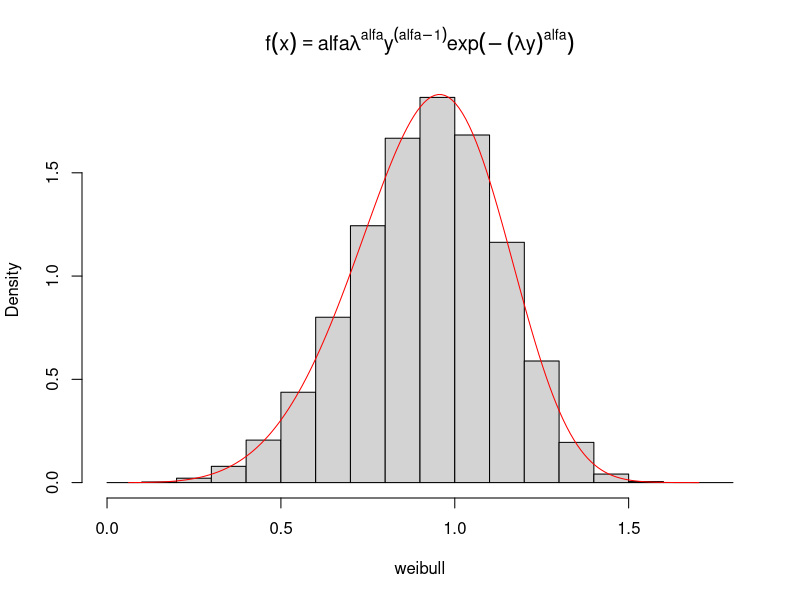
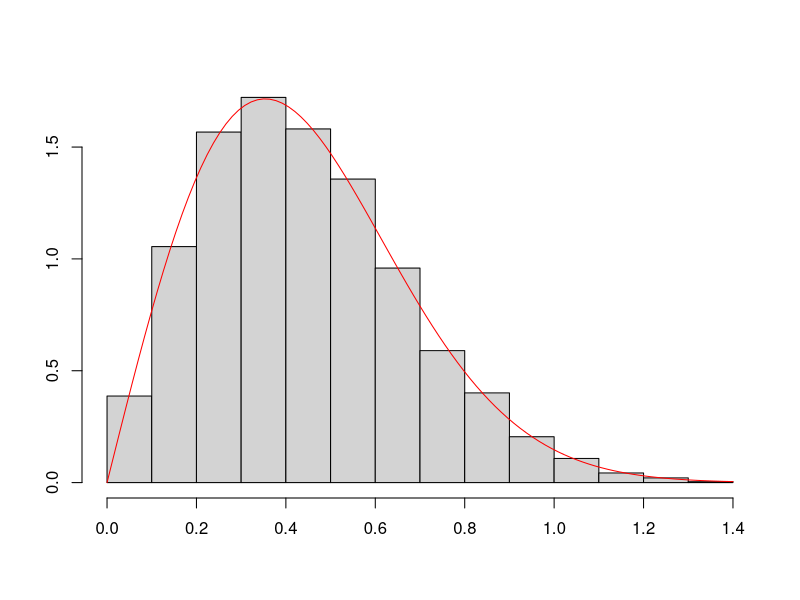

These charts were generated, in order, by the following R code:
################################################################################
#6) DISTRIBUCION WEIBULL CON SU INVERSA
################################################################################
#PRIMERA FORMA
potencia.3 <- function(w){
  return(sign(w) * abs(w)**(1/5))# alfa
} 
inv.weibull <-function(n,alfa,lambda){
  u<- runif(n)
  L<- 1/lambda
  x<- L*potencia.3(-log(u))
  x <- x[x != Inf & x != -Inf]
  x <- x[x>= 0]
} 
weibull <- inv.weibull(n = 10^6, alfa = 5,lambda = 1)
################################################################################
lambda<- 1 
alfa <- 5
hist(weibull, prob = TRUE, main = expression(f(x) == alfa * lambda^alfa * y^(alfa - 1) * exp(-(lambda * y)^alfa) ) ) 
y <- seq(min(weibull), max(weibull), 0.01)
lines(y , alfa * lambda^ alfa * y^(alfa - 1) * exp(-(lambda * y)^alfa),col="red")
# densidad de la curva f(x)
#Prueba Analitica(kolmogorov-Smirlov)
ks.test(weibull, "pweibull", shape = 5, scale = 1)
#p.value>0.05 No rechazar H0:(sigue la misma distribucion normal)
################################################################################
#EJEMPLO PARACTICO: 

#Usando el método de la inversa, cree una R función que permita crear números
#provenientes de esta distribución.
############f(x) = (k/lambda)((x/lambda)^(k-1))(e^(-(x/lambda)^k))##############
aweibull <- function(n, k, lambda){
  u <- runif(n)
  lambda*(-log(1 - u))^(1/k)
}
# Cree una muestra de 10000 (diez mil) números aleatorios, usando la función de la 
# Pregunta 1. Mediante un gráfico pruebe que la distribución de la muestra se
# ajusta a la distribución teórica de weibull. Use parámetros k = 2, lambda = 1/2.
set.seed(1234)
muestra <- aweibull(n = 10000, k = 2, lambda = 1/2)
hist(muestra, probability = T, main = '', xlab = '', ylab = '')
curve(dweibull(x, shape = 2, scale = 1/2), col = 'red', add = T)
# Mediante una prueba de bondad de ajuste y usando los datos creados en la 
# Pregunta 2, contraste la hipótesis:
# H0 : Los datos provienen de una Weib(k = 2, lambda = 1/2) Vs 
# H1 : Los datos no provienen de una Weib(k=2, lambda = 1/2)
ks.test(muestra, 'pweibull', shape = 2, scale = 1/2)
# Como pval > alpha, no rechazamos H0 y concluimos que no existe evidencia
# suficiente para decir que los datos
# provienen de una distribución distinta a la de Weibull.
################################################################################

